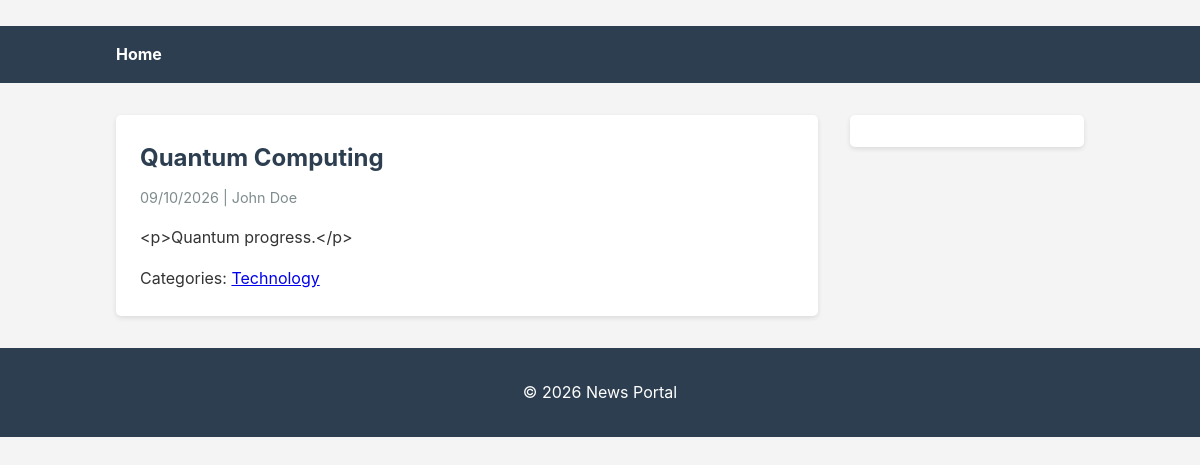
The page /news/article/4/ on the database its author committed.
### news/models.py (models this page shows, shortened)
class Article(models.Model):
    title = models.CharField(max_length=250)
    slug = models.SlugField(max_length=280, unique=True, blank=True)
    content = models.TextField()
    published_at = models.DateTimeField()
    image = models.ImageField(upload_to='articles/', blank=True, null=True)
    author = models.ForeignKey(Author, on_delete=models.CASCADE, related_name='articles')
    categories = models.ManyToManyField(Category, related_name='articles', blank=True)
    class Meta:
        ordering = ['-published_at']

class Author(models.Model):
    name = models.CharField(max_length=150)
    bio = models.TextField(blank=True)
    photo = models.ImageField(upload_to='authors/', blank=True, null=True)
    class Meta:
        ordering = ['name']

class Category(models.Model):
    name = models.CharField(max_length=100)
    slug = models.SlugField(max_length=120, unique=True, blank=True)
    class Meta:
        ordering = ['name']
        verbose_name_plural = 'Categories'

### news/views.py (the view)
# urls.py: path('article/<int:pk>/', views.article_detail, name='article_detail'),
def article_detail(request, pk):
    article = get_object_or_404(
        Article.objects.select_related('author').prefetch_related('categories'),
        pk=pk,
    )
    return render(request, 'news/article_detail.html', {'article': article})

### templates/news/article_detail.html (shortened to what this page needs)
﻿{% extends 'base.html' %}
{% load static %}
{% block content %}
    <article>
        <h1>{{ article.title }}</h1>
        <p class="meta">{{ article.published_at|date:"d/m/Y" }} | {{ article.author.name }}</p>
        <div class="article-content">{{ article.content }}</div>
        {% if article.categories.all %}
            <p>Categories:
                {% for category in article.categories.all %}
                    <a href="{% url 'news:category_detail' category.pk %}">{{ category.name }}</a>{% if not forloop.last %}, {% endif %}
                {% endfor %}
            </p>
        {% endif %}
    </article>
{% endblock %}

### static/css/style.css (style rules this page uses)
body { font-family: -apple-system, BlinkMacSystemFont, 'Segoe UI', 'Roboto', 'Oxygen', 'Ubuntu', 'Cantarell', 'Fira Sans', 'Droid Sans', 'Helvetica Neue', sans-serif; line-height: 1.6; background-color: #f4f4f4; color: #333; }
.meta { color: #7f8c8d; font-size: 0.9rem; margin-bottom: 0.75rem; }
article { background-color: white; padding: 1.5rem; border-radius: 5px; box-shadow: 0 2px 5px rgba(0,0,0,0.1); }
article h1 { margin-bottom: 0.5rem; color: #2c3e50; }
.article-content { margin: 1rem 0; white-space: pre-wrap; word-wrap: break-word; }

### rows shown on the page
Article: title "Quantum Computing", published_at "09/10/2026", author.name "John Doe", content "<p>Quantum progress.</p>"
Category: name "Technology"
